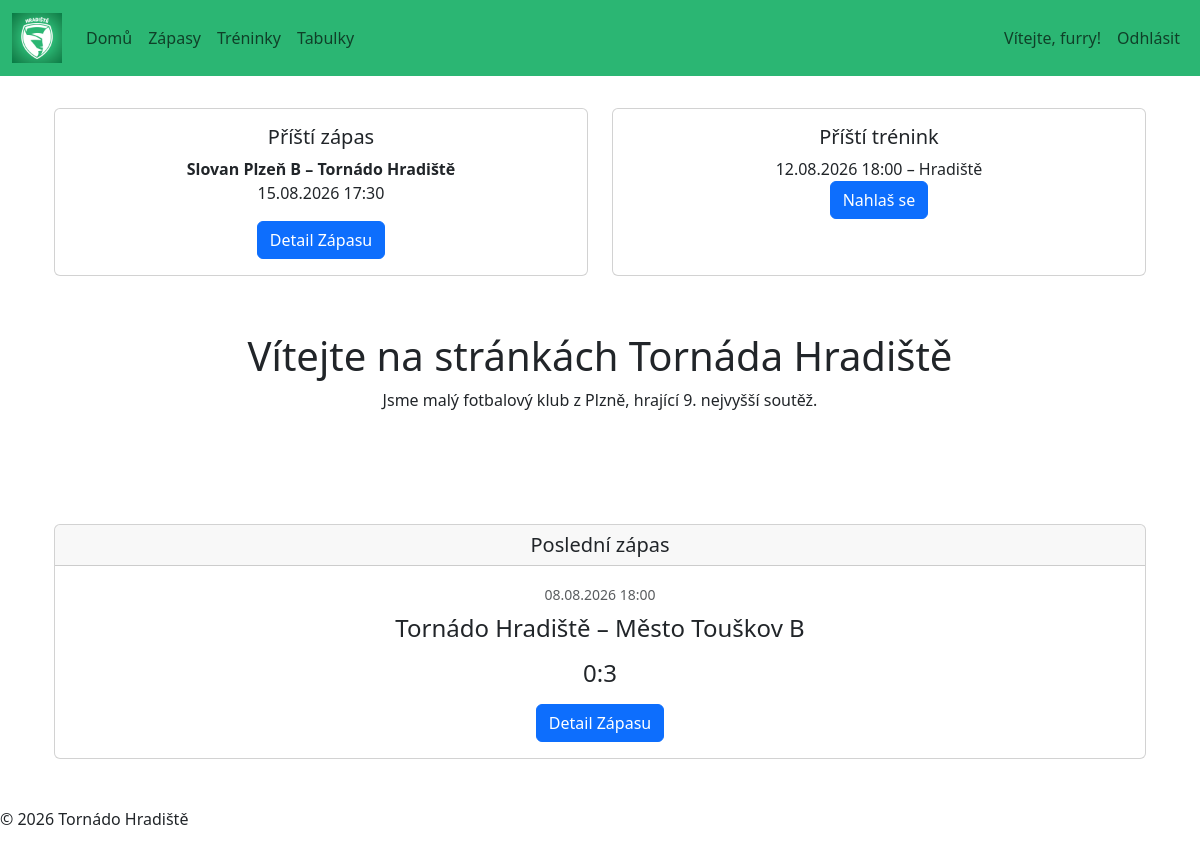
The app's page / (signed in) with its own data.
### matches/models.py (models this page shows, shortened)
class Match(models.Model):
    match_date = models.DateTimeField()
    opponent = models.CharField(max_length=100)
    is_home = models.BooleanField()
    location = models.CharField(max_length=100)
    goals_for = models.PositiveIntegerField(null=True, blank=True)
    goals_against = models.PositiveIntegerField(null=True, blank=True)

### training/models.py (models this page shows, shortened)
class Training(models.Model):
    training_date = models.DateField()
    start_time = models.TimeField()
    end_time = models.TimeField()
    location = models.CharField(max_length=100)

### pages/views.py (the view)
# urls.py: path('', views.homepage, name='home')
def homepage(request):
    next_match = Match.objects.filter(match_date__gte=timezone.now()).order_by('match_date').first()
    last_match = Match.objects.filter(match_date__lt=timezone.now()).order_by('-match_date').first()
    next_training = Training.objects.filter(training_date__gte=timezone.now()).order_by('training_date').first()
    return render(request, 'pages/home.html', {'next_match': next_match, 'last_match': last_match, 'next_training': next_training})

### pages/templates/pages/home.html (shortened to what this page needs)
{% extends 'base.html' %}
{% block content %}
<section class="py-2">
  <div class="row align-items-stretch">
    <div class="col-md-6 d-flex">
      <div class="card w-100">
        <div class="card-body">
          <h5 class="card-title">Příští zápas</h5>
          <p class="card-text">
            {% if next_match %}
              {% if next_match.is_home %}
                <strong>Tornádo Hradiště – {{ next_match.opponent }}</strong>
              {% else %}
                <strong>{{ next_match.opponent }} – Tornádo Hradiště</strong>
              {% endif %}
              <br>
              {{ next_match.match_date|date:"d.m.Y H:i" }}
            {% else %}
              Žádný nadcházející zápas.
            {% endif %}
          </p>
          <a href="{% url 'match_detail' next_match.pk %}" class="btn btn-primary">Detail Zápasu</a>
        </div>
      </div>
    </div>
    <div class="col-md-6 d-flex">
      <div class="card w-100">
        <div class="card-body">
          <h5 class="card-title">Příští trénink</h5>
          <p class="card-text">
            {% if next_training %}
              {{ next_training.training_date|date:"d.m.Y" }}
              {{ next_training.start_time|time:"H:i" }}
              – {{ next_training.location }}
              <br>
              <a href="{% url 'training_detail' next_training.pk %}" class="btn btn-primary">Nahlaš se</a>
            {% else %}
              Žádný nadcházející trénink.
            {% endif %}
          </p>
        </div>
      </div>
    </div>
  </div>
</section>
<section class="py-5">
  <h1>Vítejte na stránkách Tornáda Hradiště</h1>
  <p>Jsme malý fotbalový klub z Plzně, hrající 9. nejvyšší soutěž.</p>
</section>
<section class="py-5">
      <div class="card">
  <h5 class="card-header">Poslední zápas</h5>
  <div class="card-body">
    <small class="text-muted my-3">{{ last_match.match_date|date:"d.m.Y H:i" }}</small>
    <h4 class="card-title my-2">
      {% if last_match %}
        {% if last_match.is_home %}
          Tornádo Hradiště – {{ last_match.opponent }}
        {% else %}
          {{ last_match.opponent }} – Tornádo Hradiště
        {% endif %}
        <br>
        {% if last_match.goals_for is not None %}
        <h4 class="my-3">
          {{ last_match.goals_for }}:{{ last_match.goals_against }}
        </h4>
        {% else %}
          Výsledek zatím není k dispozici.
        {% endif %}
      {% else %}
        Žádný poslední zápas k zobrazení.
      {% endif %}
      </h4>
      <a href="{% url 'match_detail' last_match.pk %}" class="btn btn-primary">Detail Zápasu</a>
    </div>
    </div>
    </section>
{% endblock %}

### templates/base.html (shortened to what this page needs)
{% load static %}
<!doctype html>
<html lang="cs-cz">
  <head>
    {% block head %}
    <link
      href="https://cdn.jsdelivr.net/npm/bootstrap@5.3.8/dist/css/bootstrap.min.css"
      rel="stylesheet"
    />
    <link rel="stylesheet" href="{% static 'css/style.css' %}" />
    {% endblock %}
  </head>
  <body>
    <header>
      <nav class="navbar navbar-expand-lg club-navbar">
      <div class="container-fluid">
        <a class="navbar-brand" href="{% url 'home' %}"><img src="{% static 'images/logo.png' %}" alt="Logo" class="logo"></a>
        <div class="collapse navbar-collapse" id="navbarNav">
          <ul class="navbar-nav">
            <li class="nav-item">
              <a class="nav-link" href="{% url 'home' %}">Domů</a>
            </li>
            <li class="nav-item">
              <a class="nav-link" href="{% url 'match_list' %}">Zápasy</a>
            </li>
            <li class="nav-item">
              <a class="nav-link" href="{% url 'training_list' %}">Tréninky</a>
            </li>
            <li class="nav-item">
              <a class="nav-link" href="#">Tabulky</a>
            </li>
          </ul>
          {% if user.is_authenticated %}
            <ul class="navbar-nav ms-auto">
              <li class="nav-item">
                <a class="nav-link" href="#">Vítejte, {{ user.username }}!</a>
              </li>
              <li class="nav-item">
                <a class="nav-link" href="{% url 'logout' %}">Odhlásit</a>
              </li>
            </ul>
        {% endif %}
      </div>
    </nav>
    </header>
    <main class="container mt-4">
      <div class="container text-center">
        {% block content %}
        {% endblock %}
      </div>
    </main>
    <footer>
    <p>© 2026 Tornádo Hradiště</p>
  </footer>
  </body>
</html>

### static/css/style.css (style rules this page uses)
:root { --club-green: #2BB673; --club-green-dark: #209A61; --club-white: #ffffff; --club-text: #212529; }
.logo { max-height: 50px; width: auto; }
.club-navbar { background-color: var(--club-green); }

### records on screen
Match: opponent "Slovan Plzeň B", match_date "15.08.2026 17:30"
Training: training_date "12.08.2026", start_time "18:00", location "Hradiště"
Match: match_date "08.08.2026 18:00", opponent "Město Touškov B", goals_for "0", goals_against "3"

### other values on screen
{{ user.username }} "furry"
